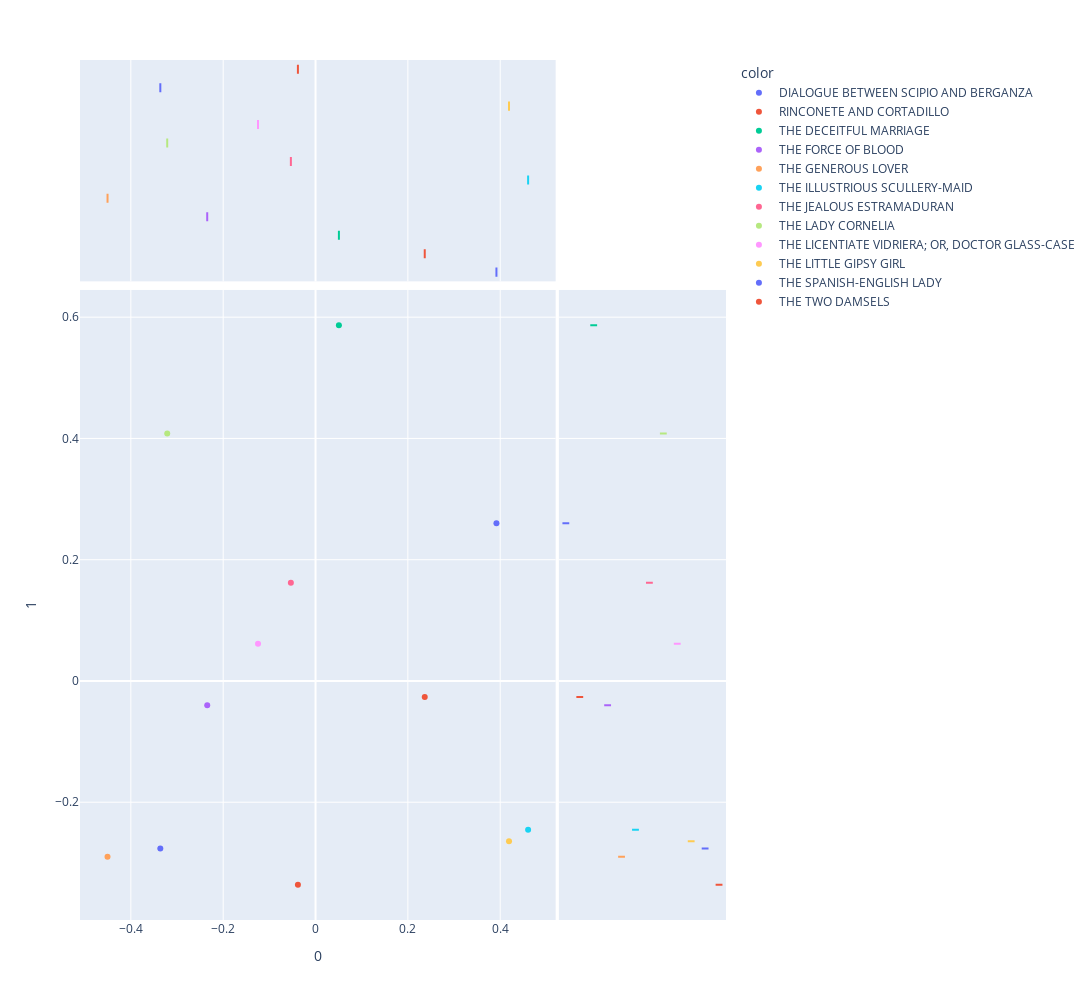

Notebook code cell kept with this figure:
### Code cell
px.scatter(DCM_Eng, 0, 1,
           color = DOC_Eng.title,
           height=1000, width=1200, 
           marginal_x='box', marginal_y='box')

### Figure 1 — Plotly figure (JSON) as saved in the notebook; plotly's stock layout.template omitted (floating-point values rounded to 4 significant figures)
{"data": [{"hovertemplate": "color=DIALOGUE BETWEEN SCIPIO AND BERGANZA<br>0=%{x}<br>1=%{y}<extra></extra>", "legendgroup": "DIALOGUE BETWEEN SCIPIO AND BERGANZA", "marker": {"color": "#636efa", "symbol": "circle"}, "mode": "markers", "name": "DIALOGUE BETWEEN SCIPIO AND BERGANZA", "orientation": "v", "showlegend": true, "type": "scatter", "x": [0.3918], "xaxis": "x", "y": [0.2603], "yaxis": "y"}, {"alignmentgroup": "True", "hovertemplate": "color=DIALOGUE BETWEEN SCIPIO AND BERGANZA<br>0=%{x}<extra></extra>", "legendgroup": "DIALOGUE BETWEEN SCIPIO AND BERGANZA", "marker": {"color": "#636efa", "symbol": "circle"}, "name": "DIALOGUE BETWEEN SCIPIO AND BERGANZA", "notched": true, "offsetgroup": "DIALOGUE BETWEEN SCIPIO AND BERGANZA", "showlegend": false, "type": "box", "x": [0.3918], "xaxis": "x3", "yaxis": "y3"}, {"alignmentgroup": "True", "hovertemplate": "color=DIALOGUE BETWEEN SCIPIO AND BERGANZA<br>1=%{y}<extra></extra>", "legendgroup": "DIALOGUE BETWEEN SCIPIO AND BERGANZA", "marker": {"color": "#636efa", "symbol": "circle"}, "name": "DIALOGUE BETWEEN SCIPIO AND BERGANZA", "notched": true, "offsetgroup": "DIALOGUE BETWEEN SCIPIO AND BERGANZA", "showlegend": false, "type": "box", "xaxis": "x2", "y": [0.2603], "yaxis": "y2"}, {"hovertemplate": "color=RINCONETE AND CORTADILLO<br>0=%{x}<br>1=%{y}<extra></extra>", "legendgroup": "RINCONETE AND CORTADILLO", "marker": {"color": "#EF553B", "symbol": "circle"}, "mode": "markers", "name": "RINCONETE AND CORTADILLO", "orientation": "v", "showlegend": true, "type": "scatter", "x": [0.2365], "xaxis": "x", "y": [-0.0265], "yaxis": "y"}, {"alignmentgroup": "True", "hovertemplate": "color=RINCONETE AND CORTADILLO<br>0=%{x}<extra></extra>", "legendgroup": "RINCONETE AND CORTADILLO", "marker": {"color": "#EF553B", "symbol": "circle"}, "name": "RINCONETE AND CORTADILLO", "notched": true, "offsetgroup": "RINCONETE AND CORTADILLO", "showlegend": false, "type": "box", "x": [0.2365], "xaxis": "x3", "yaxis": "y3"}, {"alignmentgroup": "True", "hovertemplate": "color=RINCONETE AND CORTADILLO<br>1=%{y}<extra></extra>", "legendgroup": "RINCONETE AND CORTADILLO", "marker": {"color": "#EF553B", "symbol": "circle"}, "name": "RINCONETE AND CORTADILLO", "notched": true, "offsetgroup": "RINCONETE AND CORTADILLO", "showlegend": false, "type": "box", "xaxis": "x2", "y": [-0.0265], "yaxis": "y2"}, {"hovertemplate": "color=THE DECEITFUL MARRIAGE<br>0=%{x}<br>1=%{y}<extra></extra>", "legendgroup": "THE DECEITFUL MARRIAGE", "marker": {"color": "#00cc96", "symbol": "circle"}, "mode": "markers", "name": "THE DECEITFUL MARRIAGE", "orientation": "v", "showlegend": true, "type": "scatter", "x": [0.05062], "xaxis": "x", "y": [0.5867], "yaxis": "y"}, {"alignmentgroup": "True", "hovertemplate": "color=THE DECEITFUL MARRIAGE<br>0=%{x}<extra></extra>", "legendgroup": "THE DECEITFUL MARRIAGE", "marker": {"color": "#00cc96", "symbol": "circle"}, "name": "THE DECEITFUL MARRIAGE", "notched": true, "offsetgroup": "THE DECEITFUL MARRIAGE", "showlegend": false, "type": "box", "x": [0.05062], "xaxis": "x3", "yaxis": "y3"}, {"alignmentgroup": "True", "hovertemplate": "color=THE DECEITFUL MARRIAGE<br>1=%{y}<extra></extra>", "legendgroup": "THE DECEITFUL MARRIAGE", "marker": {"color": "#00cc96", "symbol": "circle"}, "name": "THE DECEITFUL MARRIAGE", "notched": true, "offsetgroup": "THE DECEITFUL MARRIAGE", "showlegend": false, "type": "box", "xaxis": "x2", "y": [0.5867], "yaxis": "y2"}, {"hovertemplate": "color=THE FORCE OF BLOOD<br>0=%{x}<br>1=%{y}<extra></extra>", "legendgroup": "THE FORCE OF BLOOD", "marker": {"color": "#ab63fa", "symbol": "circle"}, "mode": "markers", "name": "THE FORCE OF BLOOD", "orientation": "v", "showlegend": true, "type": "scatter", "x": [-0.2346], "xaxis": "x", "y": [-0.04022], "yaxis": "y"}, {"alignmentgroup": "True", "hovertemplate": "color=THE FORCE OF BLOOD<br>0=%{x}<extra></extra>", "legendgroup": "THE FORCE OF BLOOD", "marker": {"color": "#ab63fa", "symbol": "circle"}, "name": "THE FORCE OF BLOOD", "notched": true, "offsetgroup": "THE FORCE OF BLOOD", "showlegend": false, "type": "box", "x": [-0.2346], "xaxis": "x3", "yaxis": "y3"}, {"alignmentgroup": "True", "hovertemplate": "color=THE FORCE OF BLOOD<br>1=%{y}<extra></extra>", "legendgroup": "THE FORCE OF BLOOD", "marker": {"color": "#ab63fa", "symbol": "circle"}, "name": "THE FORCE OF BLOOD", "notched": true, "offsetgroup": "THE FORCE OF BLOOD", "showlegend": false, "type": "box", "xaxis": "x2", "y": [-0.04022], "yaxis": "y2"}, {"hovertemplate": "color=THE GENEROUS LOVER<br>0=%{x}<br>1=%{y}<extra></extra>", "legendgroup": "THE GENEROUS LOVER", "marker": {"color": "#FFA15A", "symbol": "circle"}, "mode": "markers", "name": "THE GENEROUS LOVER", "orientation": "v", "showlegend": true, "type": "scatter", "x": [-0.4505], "xaxis": "x", "y": [-0.2898], "yaxis": "y"}, {"alignmentgroup": "True", "hovertemplate": "color=THE GENEROUS LOVER<br>0=%{x}<extra></extra>", "legendgroup": "THE GENEROUS LOVER", "marker": {"color": "#FFA15A", "symbol": "circle"}, "name": "THE GENEROUS LOVER", "notched": true, "offsetgroup": "THE GENEROUS LOVER", "showlegend": false, "type": "box", "x": [-0.4505], "xaxis": "x3", "yaxis": "y3"}, {"alignmentgroup": "True", "hovertemplate": "color=THE GENEROUS LOVER<br>1=%{y}<extra></extra>", "legendgroup": "THE GENEROUS LOVER", "marker": {"color": "#FFA15A", "symbol": "circle"}, "name": "THE GENEROUS LOVER", "notched": true, "offsetgroup": "THE GENEROUS LOVER", "showlegend": false, "type": "box", "xaxis": "x2", "y": [-0.2898], "yaxis": "y2"}, {"hovertemplate": "color=THE ILLUSTRIOUS SCULLERY-MAID<br>0=%{x}<br>1=%{y}<extra></extra>", "legendgroup": "THE ILLUSTRIOUS SCULLERY-MAID", "marker": {"color": "#19d3f3", "symbol": "circle"}, "mode": "markers", "name": "THE ILLUSTRIOUS SCULLERY-MAID", "orientation": "v", "showlegend": true, "type": "scatter", "x": [0.4604], "xaxis": "x", "y": [-0.2454], "yaxis": "y"}, {"alignmentgroup": "True", "hovertemplate": "color=THE ILLUSTRIOUS SCULLERY-MAID<br>0=%{x}<extra></extra>", "legendgroup": "THE ILLUSTRIOUS SCULLERY-MAID", "marker": {"color": "#19d3f3", "symbol": "circle"}, "name": "THE ILLUSTRIOUS SCULLERY-MAID", "notched": true, "offsetgroup": "THE ILLUSTRIOUS SCULLERY-MAID", "showlegend": false, "type": "box", "x": [0.4604], "xaxis": "x3", "yaxis": "y3"}, {"alignmentgroup": "True", "hovertemplate": "color=THE ILLUSTRIOUS SCULLERY-MAID<br>1=%{y}<extra></extra>", "legendgroup": "THE ILLUSTRIOUS SCULLERY-MAID", "marker": {"color": "#19d3f3", "symbol": "circle"}, "name": "THE ILLUSTRIOUS SCULLERY-MAID", "notched": true, "offsetgroup": "THE ILLUSTRIOUS SCULLERY-MAID", "showlegend": false, "type": "box", "xaxis": "x2", "y": [-0.2454], "yaxis": "y2"}, {"hovertemplate": "color=THE JEALOUS ESTRAMADURAN<br>0=%{x}<br>1=%{y}<extra></extra>", "legendgroup": "THE JEALOUS ESTRAMADURAN", "marker": {"color": "#FF6692", "symbol": "circle"}, "mode": "markers", "name": "THE JEALOUS ESTRAMADURAN", "orientation": "v", "showlegend": true, "type": "scatter", "x": [-0.05341], "xaxis": "x", "y": [0.1619], "yaxis": "y"}, {"alignmentgroup": "True", "hovertemplate": "color=THE JEALOUS ESTRAMADURAN<br>0=%{x}<extra></extra>", "legendgroup": "THE JEALOUS ESTRAMADURAN", "marker": {"color": "#FF6692", "symbol": "circle"}, "name": "THE JEALOUS ESTRAMADURAN", "notched": true, "offsetgroup": "THE JEALOUS ESTRAMADURAN", "showlegend": false, "type": "box", "x": [-0.05341], "xaxis": "x3", "yaxis": "y3"}, {"alignmentgroup": "True", "hovertemplate": "color=THE JEALOUS ESTRAMADURAN<br>1=%{y}<extra></extra>", "legendgroup": "THE JEALOUS ESTRAMADURAN", "marker": {"color": "#FF6692", "symbol": "circle"}, "name": "THE JEALOUS ESTRAMADURAN", "notched": true, "offsetgroup": "THE JEALOUS ESTRAMADURAN", "showlegend": false, "type": "box", "xaxis": "x2", "y": [0.1619], "yaxis": "y2"}, {"hovertemplate": "color=THE LADY CORNELIA<br>0=%{x}<br>1=%{y}<extra></extra>", "legendgroup": "THE LADY CORNELIA", "marker": {"color": "#B6E880", "symbol": "circle"}, "mode": "markers", "name": "THE LADY CORNELIA", "orientation": "v", "showlegend": true, "type": "scatter", "x": [-0.3212], "xaxis": "x", "y": [0.408], "yaxis": "y"}, {"alignmentgroup": "True", "hovertemplate": "color=THE LADY CORNELIA<br>0=%{x}<extra></extra>", "legendgroup": "THE LADY CORNELIA", "marker": {"color": "#B6E880", "symbol": "circle"}, "name": "THE LADY CORNELIA", "notched": true, "offsetgroup": "THE LADY CORNELIA", "showlegend": false, "type": "box", "x": [-0.3212], "xaxis": "x3", "yaxis": "y3"}, {"alignmentgroup": "True", "hovertemplate": "color=THE LADY CORNELIA<br>1=%{y}<extra></extra>", "legendgroup": "THE LADY CORNELIA", "marker": {"color": "#B6E880", "symbol": "circle"}, "name": "THE LADY CORNELIA", "notched": true, "offsetgroup": "THE LADY CORNELIA", "showlegend": false, "type": "box", "xaxis": "x2", "y": [0.408], "yaxis": "y2"}, {"hovertemplate": "color=THE LICENTIATE VIDRIERA; OR, DOCTOR GLASS-CASE<br>0=%{x}<br>1=%{y}<extra></extra>", "legendgroup": "THE LICENTIATE VIDRIERA; OR, DOCTOR GLASS-CASE", "marker": {"color": "#FF97FF", "symbol": "circle"}, "mode": "markers", "name": "THE LICENTIATE VIDRIERA; OR, DOCTOR GLASS-CASE", "orientation": "v", "showlegend": true, "type": "scatter", "x": [-0.1245], "xaxis": "x", "y": [0.06156], "yaxis": "y"}, {"alignmentgroup": "True", "hovertemplate": "color=THE LICENTIATE VIDRIERA; OR, DOCTOR GLASS-CASE<br>0=%{x}<extra></extra>", "legendgroup": "THE LICENTIATE VIDRIERA; OR, DOCTOR GLASS-CASE", "marker": {"color": "#FF97FF", "symbol": "circle"}, "name": "THE LICENTIATE VIDRIERA; OR, DOCTOR GLASS-CASE", "notched": true, "offsetgroup": "THE LICENTIATE VIDRIERA; OR, DOCTOR GLASS-CASE", "showlegend": false, "type": "box", "x": [-0.1245], "xaxis": "x3", "yaxis": "y3"}, {"alignmentgroup": "True", "hovertemplate": "color=THE LICENTIATE VIDRIERA; OR, DOCTOR GLASS-CASE<br>1=%{y}<extra></extra>", "legendgroup": "THE LICENTIATE VIDRIERA; OR, DOCTOR GLASS-CASE", "marker": {"color": "#FF97FF", "symbol": "circle"}, "name": "THE LICENTIATE VIDRIERA; OR, DOCTOR GLASS-CASE", "notched": true, "offsetgroup": "THE LICENTIATE VIDRIERA; OR, DOCTOR GLASS-CASE", "showlegend": false, "type": "box", "xaxis": "x2", "y": [0.06156], "yaxis": "y2"}, {"hovertemplate": "color=THE LITTLE GIPSY GIRL<br>0=%{x}<br>1=%{y}<extra></extra>", "legendgroup": "THE LITTLE GIPSY GIRL", "marker": {"color": "#FECB52", "symbol": "circle"}, "mode": "markers", "name": "THE LITTLE GIPSY GIRL", "orientation": "v", "showlegend": true, "type": "scatter", "x": [0.4191], "xaxis": "x", "y": [-0.2642], "yaxis": "y"}, {"alignmentgroup": "True", "hovertemplate": "color=THE LITTLE GIPSY GIRL<br>0=%{x}<extra></extra>", "legendgroup": "THE LITTLE GIPSY GIRL", "marker": {"color": "#FECB52", "symbol": "circle"}, "name": "THE LITTLE GIPSY GIRL", "notched": true, "offsetgroup": "THE LITTLE GIPSY GIRL", "showlegend": false, "type": "box", "x": [0.4191], "xaxis": "x3", "yaxis": "y3"}, {"alignmentgroup": "True", "hovertemplate": "color=THE LITTLE GIPSY GIRL<br>1=%{y}<extra></extra>", "legendgroup": "THE LITTLE GIPSY GIRL", "marker": {"color": "#FECB52", "symbol": "circle"}, "name": "THE LITTLE GIPSY GIRL", "notched": true, "offsetgroup": "THE LITTLE GIPSY GIRL", "showlegend": false, "type": "box", "xaxis": "x2", "y": [-0.2642], "yaxis": "y2"}, {"hovertemplate": "color=THE SPANISH-ENGLISH LADY<br>0=%{x}<br>1=%{y}<extra></extra>", "legendgroup": "THE SPANISH-ENGLISH LADY", "marker": {"color": "#636efa", "symbol": "circle"}, "mode": "markers", "name": "THE SPANISH-ENGLISH LADY", "orientation": "v", "showlegend": true, "type": "scatter", "x": [-0.3361], "xaxis": "x", "y": [-0.2763], "yaxis": "y"}, {"alignmentgroup": "True", "hovertemplate": "color=THE SPANISH-ENGLISH LADY<br>0=%{x}<extra></extra>", "legendgroup": "THE SPANISH-ENGLISH LADY", "marker": {"color": "#636efa", "symbol": "circle"}, "name": "THE SPANISH-ENGLISH LADY", "notched": true, "offsetgroup": "THE SPANISH-ENGLISH LADY", "showlegend": false, "type": "box", "x": [-0.3361], "xaxis": "x3", "yaxis": "y3"}, {"alignmentgroup": "True", "hovertemplate": "color=THE SPANISH-ENGLISH LADY<br>1=%{y}<extra></extra>", "legendgroup": "THE SPANISH-ENGLISH LADY", "marker": {"color": "#636efa", "symbol": "circle"}, "name": "THE SPANISH-ENGLISH LADY", "notched": true, "offsetgroup": "THE SPANISH-ENGLISH LADY", "showlegend": false, "type": "box", "xaxis": "x2", "y": [-0.2763], "yaxis": "y2"}, {"hovertemplate": "color=THE TWO DAMSELS<br>0=%{x}<br>1=%{y}<extra></extra>", "legendgroup": "THE TWO DAMSELS", "marker": {"color": "#EF553B", "symbol": "circle"}, "mode": "markers", "name": "THE TWO DAMSELS", "orientation": "v", "showlegend": true, "type": "scatter", "x": [-0.03816], "xaxis": "x", "y": [-0.3361], "yaxis": "y"}, {"alignmentgroup": "True", "hovertemplate": "color=THE TWO DAMSELS<br>0=%{x}<extra></extra>", "legendgroup": "THE TWO DAMSELS", "marker": {"color": "#EF553B", "symbol": "circle"}, "name": "THE TWO DAMSELS", "notched": true, "offsetgroup": "THE TWO DAMSELS", "showlegend": false, "type": "box", "x": [-0.03816], "xaxis": "x3", "yaxis": "y3"}, {"alignmentgroup": "True", "hovertemplate": "color=THE TWO DAMSELS<br>1=%{y}<extra></extra>", "legendgroup": "THE TWO DAMSELS", "marker": {"color": "#EF553B", "symbol": "circle"}, "name": "THE TWO DAMSELS", "notched": true, "offsetgroup": "THE TWO DAMSELS", "showlegend": false, "type": "box", "xaxis": "x2", "y": [-0.3361], "yaxis": "y2"}], "layout": {"height": 1000, "legend": {"title": {"text": "color"}, "tracegroupgap": 0}, "margin": {"t": 60}, "width": 1200, "xaxis": {"anchor": "y", "autorange": true, "domain": [0, 0.7363], "range": [-0.5093, 0.5192], "title": {"text": "0"}, "type": "linear"}, "xaxis2": {"anchor": "y2", "autorange": true, "domain": [0.7413, 1], "matches": "x2", "range": [-0.5, 11.5], "showgrid": false, "showline": false, "showticklabels": false, "ticks": "", "type": "category"}, "xaxis3": {"anchor": "y3", "autorange": true, "domain": [0, 0.7363], "matches": "x", "range": [-0.5093, 0.5192], "showgrid": true, "showticklabels": false, "type": "linear"}, "xaxis4": {"anchor": "y4", "domain": [0.7413, 1], "matches": "x2", "showgrid": false, "showline": false, "showticklabels": false, "ticks": ""}, "yaxis": {"anchor": "x", "autorange": true, "domain": [0, 0.7326], "range": [-0.3942, 0.6449], "title": {"text": "1"}, "type": "linear"}, "yaxis2": {"anchor": "x2", "autorange": true, "domain": [0, 0.7326], "matches": "y", "range": [-0.3942, 0.6449], "showgrid": true, "showticklabels": false, "type": "linear"}, "yaxis3": {"anchor": "x3", "autorange": true, "domain": [0.7426, 1], "matches": "y3", "range": [-0.5, 11.5], "showgrid": false, "showline": false, "showticklabels": false, "ticks": "", "type": "category"}, "yaxis4": {"anchor": "x4", "domain": [0.7426, 1], "matches": "y3", "showgrid": true, "showline": false, "showticklabels": false, "ticks": ""}}}
